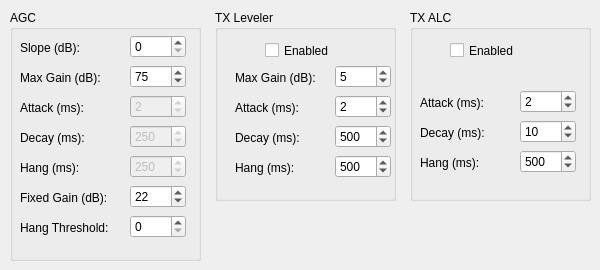
     <widget class="QWidget" name="agcalc">
      <attribute name="title">
       <string>AGC/ALC</string>
      </attribute>
      <widget class="QGroupBox" name="groupBox_9">
       <property name="geometry">
        <rect>
         <x>10</x>
         <y>10</y>
         <width>191</width>
         <height>251</height>
        </rect>
       </property>
       <property name="title">
        <string>AGC</string>
       </property>
       <widget class="QLabel" name="label_41">
        <property name="geometry">
         <rect>
          <x>10</x>
          <y>30</y>
          <width>71</width>
          <height>16</height>
         </rect>
        </property>
        <property name="text">
         <string>Slope (dB):</string>
        </property>
       </widget>
       <widget class="QLabel" name="label_42">
        <property name="geometry">
         <rect>
          <x>10</x>
          <y>60</y>
          <width>91</width>
          <height>16</height>
         </rect>
        </property>
        <property name="text">
         <string>Max Gain (dB):</string>
        </property>
       </widget>
       <widget class="QLabel" name="label_43">
        <property name="geometry">
         <rect>
          <x>10</x>
          <y>90</y>
          <width>81</width>
          <height>16</height>
         </rect>
        </property>
        <property name="text">
         <string>Attack (ms):</string>
        </property>
       </widget>
       <widget class="QLabel" name="label_44">
        <property name="geometry">
         <rect>
          <x>10</x>
          <y>120</y>
          <width>81</width>
          <height>16</height>
         </rect>
        </property>
        <property name="text">
         <string>Decay (ms):</string>
        </property>
       </widget>
       <widget class="QLabel" name="label_45">
        <property name="geometry">
         <rect>
          <x>10</x>
          <y>150</y>
          <width>81</width>
          <height>16</height>
         </rect>
        </property>
        <property name="text">
         <string>Hang (ms):</string>
        </property>
       </widget>
       <widget class="QLabel" name="label_46">
        <property name="geometry">
         <rect>
          <x>10</x>
          <y>180</y>
          <width>101</width>
          <height>16</height>
         </rect>
        </property>
        <property name="text">
         <string>Fixed Gain (dB):</string>
        </property>
       </widget>
       <widget class="QLabel" name="label_47">
        <property name="geometry">
         <rect>
          <x>10</x>
          <y>210</y>
          <width>111</width>
          <height>16</height>
         </rect>
        </property>
        <property name="text">
         <string>Hang Threshold:</string>
        </property>
       </widget>
       <widget class="QSpinBox" name="rxAgcSlopeSpinBox">
        <property name="geometry">
         <rect>
          <x>120</x>
          <y>25</y>
          <width>56</width>
          <height>23</height>
         </rect>
        </property>
        <property name="maximum">
         <number>20</number>
        </property>
       </widget>
       <widget class="QSpinBox" name="rxAgcMaxGainSpinBox">
        <property name="geometry">
         <rect>
          <x>120</x>
          <y>55</y>
          <width>56</width>
          <height>23</height>
         </rect>
        </property>
        <property name="minimum">
         <number>-20</number>
        </property>
        <property name="maximum">
         <number>120</number>
        </property>
        <property name="value">
         <number>75</number>
        </property>
       </widget>
       <widget class="QSpinBox" name="rxAgcAttackSpinBox">
        <property name="enabled">
         <bool>false</bool>
        </property>
        <property name="geometry">
         <rect>
          <x>120</x>
          <y>85</y>
          <width>56</width>
          <height>23</height>
         </rect>
        </property>
        <property name="value">
         <number>2</number>
        </property>
       </widget>
       <widget class="QSpinBox" name="rxAgcDecaySpinBox">
        <property name="enabled">
         <bool>false</bool>
        </property>
        <property name="geometry">
         <rect>
          <x>120</x>
          <y>115</y>
          <width>56</width>
          <height>23</height>
         </rect>
        </property>
        <property name="maximum">
         <number>500</number>
        </property>
        <property name="value">
         <number>250</number>
        </property>
       </widget>
       <widget class="QSpinBox" name="rxAgcHangSpinBox">
        <property name="enabled">
         <bool>false</bool>
        </property>
        <property name="geometry">
         <rect>
          <x>120</x>
          <y>145</y>
          <width>56</width>
          <height>23</height>
         </rect>
        </property>
        <property name="maximum">
         <number>500</number>
        </property>
        <property name="singleStep">
         <number>1</number>
        </property>
        <property name="value">
         <number>250</number>
        </property>
       </widget>
       <widget class="QSpinBox" name="rxAgcFixedGainSpinBox">
        <property name="geometry">
         <rect>
          <x>120</x>
          <y>175</y>
          <width>56</width>
          <height>23</height>
         </rect>
        </property>
        <property name="minimum">
         <number>-20</number>
        </property>
        <property name="maximum">
         <number>120</number>
        </property>
        <property name="value">
         <number>22</number>
        </property>
       </widget>
       <widget class="QSpinBox" name="rxAgcHangThreshSpinBox">
        <property name="geometry">
         <rect>
          <x>120</x>
          <y>205</y>
          <width>56</width>
          <height>23</height>
         </rect>
        </property>
       </widget>
      </widget>
      <widget class="QGroupBox" name="groupBox_10">
       <property name="geometry">
        <rect>
         <x>215</x>
         <y>10</y>
         <width>181</width>
         <height>191</height>
        </rect>
       </property>
       <property name="title">
        <string>TX Leveler</string>
       </property>
       <widget class="QCheckBox" name="levelerEnabledCheckBox">
        <property name="geometry">
         <rect>
          <x>50</x>
          <y>30</y>
          <width>85</width>
          <height>21</height>
         </rect>
        </property>
        <property name="text">
         <string>Enabled</string>
        </property>
       </widget>
       <widget class="QLabel" name="label_48">
        <property name="geometry">
         <rect>
          <x>20</x>
          <y>60</y>
          <width>91</width>
          <height>16</height>
         </rect>
        </property>
        <property name="text">
         <string>Max Gain (dB):</string>
        </property>
       </widget>
       <widget class="QLabel" name="label_49">
        <property name="geometry">
         <rect>
          <x>20</x>
          <y>90</y>
          <width>81</width>
          <height>16</height>
         </rect>
        </property>
        <property name="text">
         <string>Attack (ms):</string>
        </property>
       </widget>
       <widget class="QLabel" name="label_50">
        <property name="geometry">
         <rect>
          <x>20</x>
          <y>120</y>
          <width>81</width>
          <height>16</height>
         </rect>
        </property>
        <property name="text">
         <string>Decay (ms):</string>
        </property>
       </widget>
       <widget class="QLabel" name="label_51">
        <property name="geometry">
         <rect>
          <x>20</x>
          <y>150</y>
          <width>81</width>
          <height>16</height>
         </rect>
        </property>
        <property name="text">
         <string>Hang (ms):</string>
        </property>
       </widget>
       <widget class="QSpinBox" name="levelerMaxGainSpinBox">
        <property name="geometry">
         <rect>
          <x>120</x>
          <y>55</y>
          <width>56</width>
          <height>23</height>
         </rect>
        </property>
        <property name="maximum">
         <number>20</number>
        </property>
        <property name="value">
         <number>5</number>
        </property>
       </widget>
       <widget class="QSpinBox" name="levelerAttackSpinBox">
        <property name="geometry">
         <rect>
          <x>120</x>
          <y>85</y>
          <width>56</width>
          <height>23</height>
         </rect>
        </property>
        <property name="minimum">
         <number>1</number>
        </property>
        <property name="maximum">
         <number>10</number>
        </property>
        <property name="value">
         <number>2</number>
        </property>
       </widget>
       <widget class="QSpinBox" name="levelerDecaySpinBox">
        <property name="geometry">
         <rect>
          <x>120</x>
          <y>115</y>
          <width>56</width>
          <height>23</height>
         </rect>
        </property>
        <property name="minimum">
         <number>10</number>
        </property>
        <property name="maximum">
         <number>5000</number>
        </property>
        <property name="value">
         <number>500</number>
        </property>
       </widget>
       <widget class="QSpinBox" name="levelerHangSpinBox">
        <property name="geometry">
         <rect>
          <x>120</x>
          <y>145</y>
          <width>56</width>
          <height>23</height>
         </rect>
        </property>
        <property name="minimum">
         <number>10</number>
        </property>
        <property name="maximum">
         <number>5000</number>
        </property>
        <property name="value">
         <number>500</number>
        </property>
       </widget>
      </widget>
      <widget class="QGroupBox" name="groupBox_11">
       <property name="geometry">
        <rect>
         <x>410</x>
         <y>10</y>
         <width>181</width>
         <height>191</height>
        </rect>
       </property>
       <property name="title">
        <string>TX ALC</string>
       </property>
       <widget class="QCheckBox" name="alcEnabledCheckBox">
        <property name="geometry">
         <rect>
          <x>40</x>
          <y>30</y>
          <width>85</width>
          <height>21</height>
         </rect>
        </property>
        <property name="text">
         <string>Enabled</string>
        </property>
       </widget>
       <widget class="QSpinBox" name="alcAttackSpinBox">
        <property name="geometry">
         <rect>
          <x>110</x>
          <y>80</y>
          <width>56</width>
          <height>23</height>
         </rect>
        </property>
        <property name="minimum">
         <number>1</number>
        </property>
        <property name="maximum">
         <number>10</number>
        </property>
        <property name="value">
         <number>2</number>
        </property>
       </widget>
       <widget class="QSpinBox" name="alcHangSpinBox">
        <property name="geometry">
         <rect>
          <x>110</x>
          <y>140</y>
          <width>56</width>
          <height>23</height>
         </rect>
        </property>
        <property name="minimum">
         <number>10</number>
        </property>
        <property name="maximum">
         <number>5000</number>
        </property>
        <property name="value">
         <number>500</number>
        </property>
       </widget>
       <widget class="QLabel" name="label_52">
        <property name="geometry">
         <rect>
          <x>10</x>
          <y>115</y>
          <width>81</width>
          <height>16</height>
         </rect>
        </property>
        <property name="text">
         <string>Decay (ms):</string>
        </property>
       </widget>
       <widget class="QLabel" name="label_53">
        <property name="geometry">
         <rect>
          <x>10</x>
          <y>145</y>
          <width>81</width>
          <height>16</height>
         </rect>
        </property>
        <property name="text">
         <string>Hang (ms):</string>
        </property>
       </widget>
       <widget class="QLabel" name="label_54">
        <property name="geometry">
         <rect>
          <x>10</x>
          <y>85</y>
          <width>81</width>
          <height>16</height>
         </rect>
        </property>
        <property name="text">
         <string>Attack (ms):</string>
        </property>
       </widget>
       <widget class="QSpinBox" name="alcDecaySpinBox">
        <property name="geometry">
         <rect>
          <x>110</x>
          <y>110</y>
          <width>56</width>
          <height>23</height>
         </rect>
        </property>
        <property name="minimum">
         <number>1</number>
        </property>
        <property name="maximum">
         <number>50</number>
        </property>
        <property name="value">
         <number>10</number>
        </property>
       </widget>
      </widget>
     </widget>
